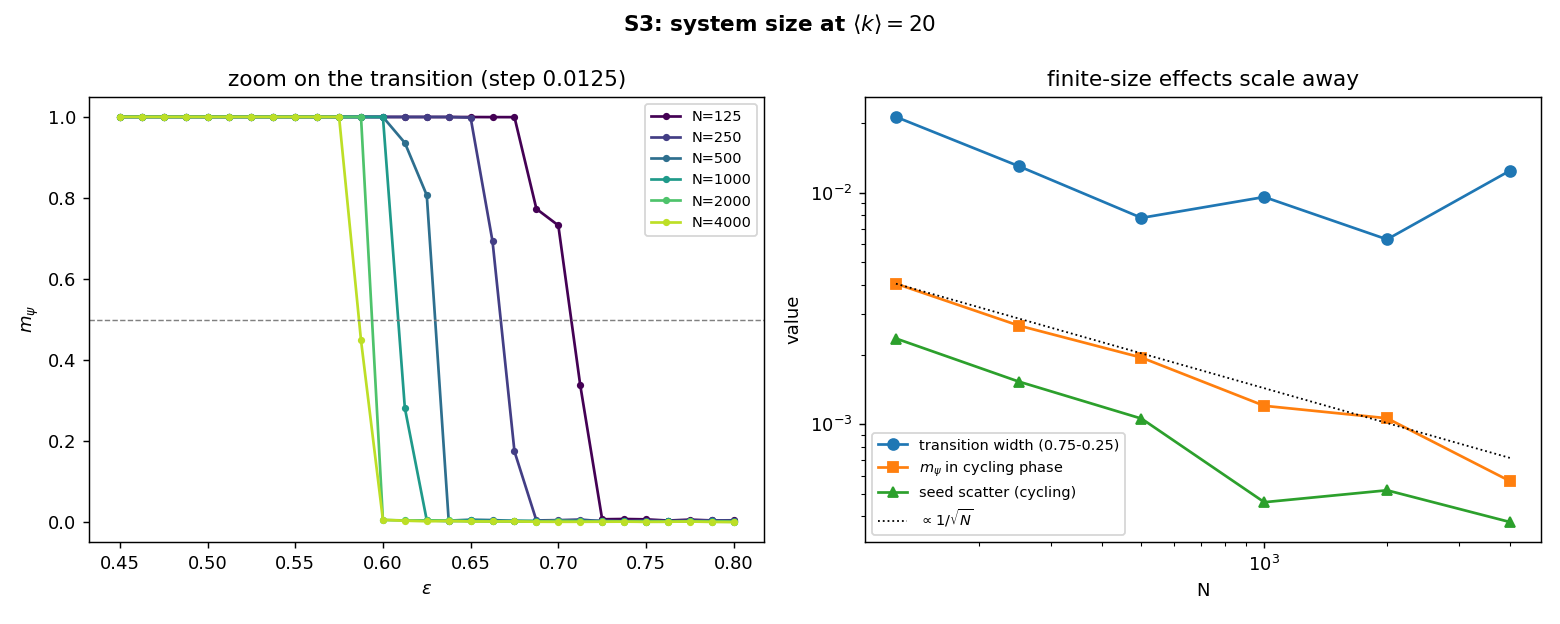

Write the Python code that produced this figure.
"""
S3 (report Sec. 5): system size N at the k=20 operating point.

Extends the report's FSS section (k=10) to the baseline degree: full eps
sweeps at six sizes, 4 graph seeds each. Hypothesis
(sensitivity/HYPOTHESES.md): eps_c settles by N~1000 (it is a property of
<k>, not N); the transition width shrinks with N; seed scatter and
cycling-phase m_psi both shrink ~1/sqrt(N).
"""

import os, sys
import numpy as np
import matplotlib.pyplot as plt

sys.path.insert(0, os.path.join(os.path.dirname(__file__), ".."))
from common.graphs import build_graph, write_edgelist
from common.observables import eps_crossing
from common.io import save_table
from common import runner

HERE = os.path.dirname(os.path.abspath(__file__))
NS = [125, 250, 500, 1000, 2000, 4000]
SEEDS = [1, 2, 3, 4]
EPS = np.linspace(0, 1, 21)              # coarse full sweep (curves, cycling metrics)
EPS_ZOOM = np.linspace(0.45, 0.80, 29)   # step 0.0125 across the transition
K = 20


def main():
    runner.ensure_engine()
    els = {(n, s): write_edgelist(build_graph("ER", n, K, seed=s),
                                  os.path.join(HERE, f"_ng_{n}_{s}.edgelist"))
           for n in NS for s in SEEDS}
    points = [(n, e, s) for n in NS for e in EPS for s in SEEDS]
    zpoints = [(n, e, s) for n in NS for e in EPS_ZOOM for s in SEEDS]
    res = runner.run_many([dict(edgelist=els[(n, s)], eps=float(e), seed=s)
                           for n, e, s in points])
    zres = runner.run_many([dict(edgelist=els[(n, s)], eps=float(e), seed=s)
                            for n, e, s in zpoints])
    m = np.array([r["m_psi"] for r in res]).reshape(len(NS), len(EPS), len(SEEDS))
    mz = np.array([r["m_psi"] for r in zres]).reshape(len(NS), len(EPS_ZOOM), len(SEEDS))
    for el in els.values():
        os.remove(el)

    summary = {"N": [], "eps_c": [], "eps_c_std": [], "width": [],
               "m_cycle": [], "sd_cycle": []}
    curves = {"epsilon": EPS}
    zcurves = {"epsilon": EPS_ZOOM}
    cyc = EPS >= 0.8                                    # deep cycling region
    for i, n in enumerate(NS):
        mean_curve = m[i].mean(axis=1)
        zmean = mz[i].mean(axis=1)
        # eps_c and width from the fine zoom grid (the coarse grid quantises them)
        per_seed = [eps_crossing(EPS_ZOOM, mz[i, :, s]) for s in range(len(SEEDS))]
        summary["N"].append(n)
        summary["eps_c"].append(np.mean(per_seed))
        summary["eps_c_std"].append(np.std(per_seed))
        summary["width"].append(eps_crossing(EPS_ZOOM, zmean, 0.25)
                                - eps_crossing(EPS_ZOOM, zmean, 0.75))
        summary["m_cycle"].append(mean_curve[cyc].mean())
        summary["sd_cycle"].append(m[i][cyc].std())
        curves[f"m_N{n}"] = mean_curve
        zcurves[f"m_N{n}"] = zmean
    save_table(os.path.join(HERE, "sens_size.csv"), summary)
    save_table(os.path.join(HERE, "sens_size_curves.csv"), curves)
    save_table(os.path.join(HERE, "sens_size_zoom.csv"), zcurves)

    for i, n in enumerate(NS):
        print(f"N={n:5d}: eps_c={summary['eps_c'][i]:.4f}±{summary['eps_c_std'][i]:.4f}"
              f"  width={summary['width'][i]:.4f}  m_cycle={summary['m_cycle'][i]:.4f}")

    fig, axes = plt.subplots(1, 2, figsize=(12, 4.8))
    cmap = plt.cm.viridis(np.linspace(0, 0.9, len(NS)))
    for i, n in enumerate(NS):
        axes[0].plot(EPS_ZOOM, mz[i].mean(axis=1), "o-", ms=3, color=cmap[i],
                     label=f"N={n}")
    axes[0].axhline(0.5, color="gray", ls="--", lw=0.8)
    axes[0].set_xlabel(r"$\varepsilon$"); axes[0].set_ylabel(r"$m_\psi$")
    axes[0].set_title("zoom on the transition (step 0.0125)")
    axes[0].legend(fontsize=8)
    ns = np.array(NS, dtype=float)
    axes[1].loglog(ns, summary["width"], "o-", label="transition width (0.75-0.25)")
    axes[1].loglog(ns, summary["m_cycle"], "s-", label=r"$m_\psi$ in cycling phase")
    axes[1].loglog(ns, summary["sd_cycle"], "^-", label="seed scatter (cycling)")
    ref = summary["m_cycle"][0] * np.sqrt(ns[0] / ns)
    axes[1].loglog(ns, ref, "k:", lw=1, label=r"$\propto 1/\sqrt{N}$")
    axes[1].set_xlabel("N"); axes[1].set_ylabel("value")
    axes[1].set_title("finite-size effects scale away"); axes[1].legend(fontsize=8)
    fig.suptitle("S3: system size at $\\langle k\\rangle=20$", fontweight="bold")
    fig.tight_layout()
    fig.savefig(os.path.join(HERE, "sens_size.png"), dpi=130)
    print("Saved sens_size.png")


if __name__ == "__main__":
    main()
